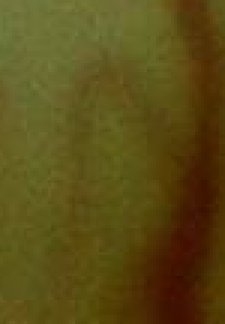
#> input picture Data_Preprocess/data/classify_dataset/test/blur/8_56686_5_20.png, 75 x 108 px, given as the content of the folder /data/classify_dataset/test/blur/8_56686_5_20.png/train/hemo, which was not available (shown 3 times larger)
$ python clean_data.py --input ../data/classify_dataset/test/blur/8_56686_5_20.png   (older library calls are emulated)
#> lines starting #> are read from the running program, lines starting #| are printed output that depends on the picture; pictures that were not available may be replaced by others from this repository, and a replacement may not be noted
#> in get_images, img is the input picture: shape (108, 75, 3); mean B, G, R 22.6, 77.5, 91.1
### Data_Preprocess/nailfold_data_preprocess/utils/my_parser.py
import argparse

def get_parse():
    parser = argparse.ArgumentParser(description="Nailfold Raw Dataset Process", add_help=True)

    parser.add_argument("--input", default=None, type=str, help="dataset path")
    parser.add_argument("--output", default=None, type=str, help="dataset root path")

    args = parser.parse_args()
    return args

### Data_Preprocess/nailfold_data_preprocess/clean_data.py
from Video_Process.nailfold_video_process.blur_detection import estimate_blur
import os
import cv2
from nailfold_data_preprocess.utils.my_parser import get_parse
import numpy as np
import matplotlib.pyplot as plt


def get_blur(image: np.array, threshold: int = 100):
#> called with threshold = 100
    if image.ndim == 3:
        image = cv2.cvtColor(image, cv2.COLOR_BGR2GRAY)
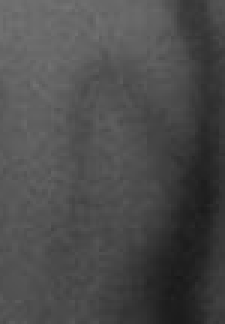
#> image: shape (108, 75) (shown 3 times larger); min 24, max 116, mean 75.3

    blur_map = cv2.Laplacian(image, cv2.CV_64F)
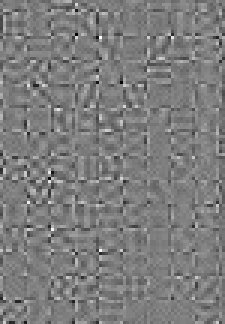
#> blur_map: shape (108, 75) float64 (shown 3 times larger); min -31, max 32, mean 0; drawn with min black and max white
    # blur_map[np.abs(blur_map) < 5] = 0
    score = np.max(blur_map)
#> score = 32
    return blur_map, score, bool(score < threshold)

def get_images(args):
    dataset_dir = args.input
    if args.input is None:
        dataset_dir = "../data/classify_dataset"
    dataset = os.path.join(dataset_dir, 'train')
    class_list = ['hemo'] # os.listdir(dataset)
    num_classes = dict()
    scores = []
    for classes in class_list:
        dataset = os.path.join(dataset_dir, 'train', classes)
        num_classes[classes] = len(os.listdir(dataset))
        files = []
        for file in os.listdir(dataset):
            img_path = os.path.join(dataset, file)
            img = cv2.imread(img_path)
            blur_map, score, blurry = get_blur(img)
#> score = 32; blurry = True
            print(file,score)
#| 8_56686_5_20.png 32.0
            scores.append(score)
            if score > 30:
                files.append(img_path)

    plt.plot(np.arange(len(scores)),np.array(scores))
    plt.savefig("b.png")
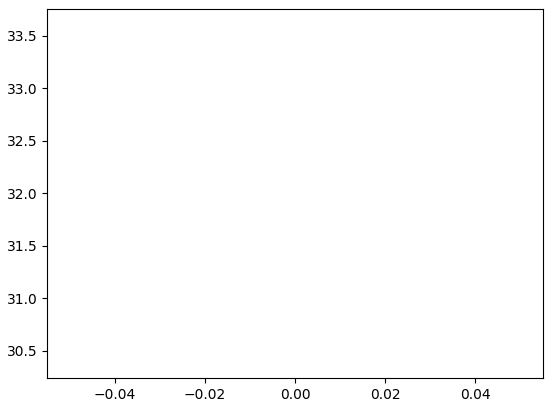
#> figure drawn by matplotlib, 1 panel

    os.makedirs("data", exist_ok=True)
    for file in files:
        os.system(f"cp {file} data")


if __name__ == "__main__":
    args= get_parse()
    get_images(args)

$ run again, on Data_Preprocess/data/classify_dataset/train/hemo/8_58699_3_13.png
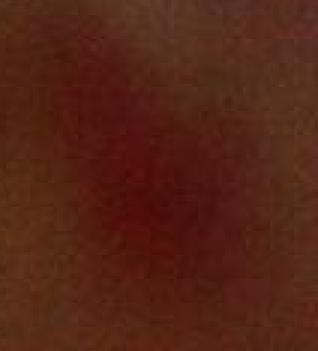
#> input picture Data_Preprocess/data/classify_dataset/train/hemo/8_58699_3_13.png, 106 x 117 px, found by its file name (shown 3 times larger)
#> in get_images, img is the input picture: shape (117, 106, 3); mean B, G, R 21.2, 35.5, 83.6
#> in get_blur, `blur_map = cv2.Laplacian(image, cv2.CV_64F)`:
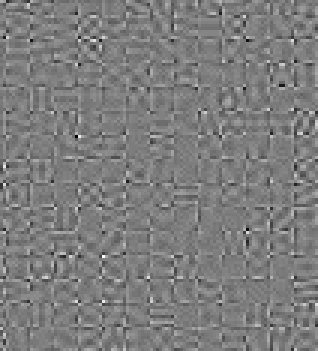
#> blur_map: shape (117, 106) float64 (shown 3 times larger); min -32, max 33, mean 0; drawn with min black and max white
#> in get_blur, `score = np.max(blur_map)`: score = 33
#> in get_images, `blur_map, score, blurry = get_blur(img)`: blurry = True
#| 8_58699_3_13.png 33.0
#> in get_images, `plt.savefig("b.png")`:
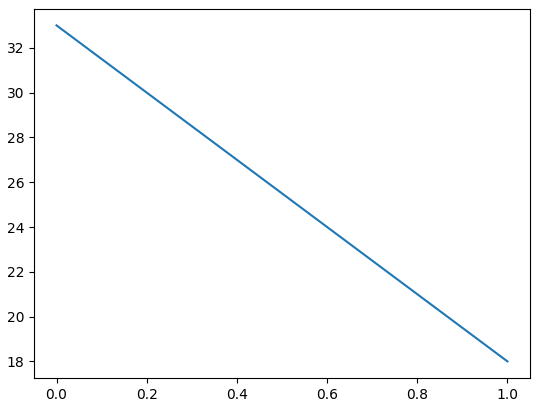
#> figure drawn by matplotlib, 1 panel
